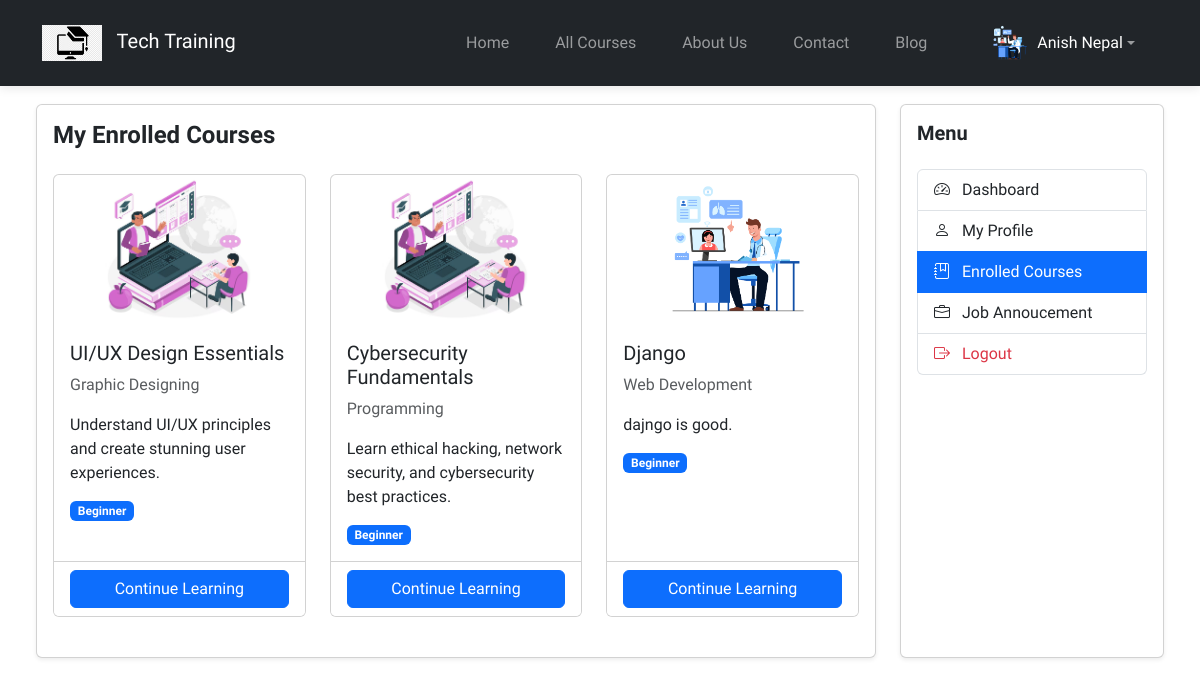
Screenshot of /student/enrolled_courses (signed in) with the database file from the repository.
### main_page_app/models.py (models this page shows, shortened)
class CustomUser(AbstractUser):
    USER_TYPE = (
        ("student", "Student"),
        ("instructor", "Instructor"),
    )
    user_type = models.CharField(max_length=100, choices=USER_TYPE, default="student")
    user_profile_image = models.ImageField(upload_to="images/profile_images/")
    phone = models.CharField(max_length=15, blank=True, null=True)
    address = models.TextField(blank=True, null=True)
    bio = models.TextField(blank=True, null=True)

class Courses(models.Model):
    CATEGORY_CHOICES = [
        ("programming", "Programming"),
        ("web development", "Web Development"),
        ("data science & analytics", "Data Science & Analytics"),
        ("graphic designing", "Graphic Designing"),
    ]
    SKILL_LEVEL = [
        ("beginner", "Beginner"),
        ("intermediate", "Intermediate"),
        ("advanced", "Advanced"),
    ]
    title = models.CharField(max_length=200)
    category = models.CharField(max_length=100, choices=CATEGORY_CHOICES)
    skill_level = models.CharField(max_length=100, choices=SKILL_LEVEL)
    description = models.TextField()
    syllabus = models.TextField(null=True)
    course_material = models.FileField(
        upload_to="course_materials/", blank=True, null=True
    )
    image = models.ImageField(upload_to="images/courses/", blank=True, null=True)
    price = models.DecimalField(max_digits=10, decimal_places=2)
    discount = models.PositiveIntegerField(default=0)
    instructor = models.ForeignKey(
        CustomUser,
        on_delete=models.CASCADE,
        limit_choices_to={"user_type": "instructor"},
        null=True,
    )
    duration = models.CharField(
        max_length=50, help_text="in months"
    )  # duration like 3 months
    enrollment_deadline = models.DateField()
    prerequisites = models.TextField(
        blank=True, null=True
    )  # (e.g., "Basic understanding of programming").
    special_offers = models.ManyToManyField(SpecialOffers, blank=True)
    course_rating = models.DecimalField(max_digits=3, decimal_places=2, default=0.0)
    is_new = models.BooleanField(default=True)
    is_active = models.BooleanField(default=True)
    created_at = models.DateTimeField(auto_now_add=True)
    updated_at = models.DateTimeField(auto_now=True)

### student_portal/views.py (the view)
# urls.py: path("enrolled_courses", enrolled_courses, name="enrolled_courses"),
def enrolled_courses(request):
    completed_payments = Payment.objects.filter(
        user=request.user, status="completed"
    ).select_related("course")
    enrolled_courses = [payment.course for payment in completed_payments]
    return render(
        request,
        "dashboard/enrolled_course.html",
        {"enrolled_courses": enrolled_courses},
    )

### student_portal/templates/dashboard/enrolled_course.html (shortened to what this page needs)
{% extends 'base2.html' %}
{% block content %}
{% load static %}
<div class="container-fluid">
  <div class="row p-4">
    <div class="col-md-9">
      <div class="card shadow-sm">
        <div class="card-body">
          <h4 class="fw-bold mb-4">My Enrolled Courses</h4>
          {% if enrolled_courses %}
            <div class="row">
              {% for course in enrolled_courses %}
                <div class="col-md-4 mb-4">
                  <div class="card h-100">
                    {% if course.image %}
                      <img src="{{ course.image.url }}" class="card-img-top img-fluid" alt="{{ course.title }}" style="height: 150px; object-fit: contain;">
                    {% else %}
                      <img src="{% static 'images/default.png' %}" class="card-img-top img-fluid" alt="Default Course Image" style="height: 150px; object-fit: contain;">
                    {% endif %}
                    <div class="card-body">
                      <h5 class="card-title">{{ course.title }}</h5>
                      <p class="card-text text-muted">{{ course.category|title }}</p>
                      <p class="card-text">{{ course.description|truncatechars:100 }}</p>
                      <div class="d-flex justify-content-between align-items-center">
                        <span class="badge bg-primary">{{ course.skill_level|title }}</span>
                      </div>
                    </div>
                    <div class="card-footer bg-white">
                      <a href="{% url 'course_detail' course.id %}" class="btn btn-primary w-100">Continue Learning</a>
                    </div>
                  </div>
                </div>
              {% endfor %}
            </div>
          {% else %}
            <div class="alert alert-info">
              You haven't enrolled in any courses yet. <a href="{% url 'courses' %}">Browse Courses</a>
            </div>
          {% endif %}
        </div>
      </div>
    </div>
    <div class="col-md-3 mt-md-0 mt-4">
      <div class="card shadow-sm h-100">
        <div class="card-body">
          <h5 class="fw-bold mb-4">Menu</h5>
          <div class="list-group">
            <a href="{% url 'dashboard' %}" class="list-group-item list-group-item-action">
              <i class="bi bi-speedometer2 me-2"></i> Dashboard
            </a>
            <a href="{% url 'myprofile' %}" class="list-group-item list-group-item-action">
              <i class="bi bi-person me-2"></i> My Profile
            </a>
            <a href="{% url 'enrolled_courses' %}" class="list-group-item list-group-item-action active">
              <i class="bi bi-journal-bookmark me-2"></i> Enrolled Courses
            </a>
            <a href="{% url 'job_listing' %}" class="list-group-item list-group-item-action">
              <i class="bi bi-briefcase me-2"></i> Job Annoucement
            </a>
            <a href="{% url 'logout' %}" class="list-group-item list-group-item-action text-danger">
              <i class="bi bi-box-arrow-right me-2"></i> Logout
            </a>
          </div>
        </div>
      </div>
    </div>
  </div>
</div>
{% endblock %}

### student_portal/templates/base2.html (shortened to what this page needs)
{% load static %}
<!DOCTYPE html>
<html lang="en">
  <head>
    <link
      href="https://cdn.jsdelivr.net/npm/bootstrap@5.3.0/dist/css/bootstrap.min.css"
      rel="stylesheet"
    />
    <link
      rel="stylesheet"
      href="https://cdn.jsdelivr.net/npm/bootstrap-icons@1.7.2/font/bootstrap-icons.css"
    />
    <link rel="stylesheet" href="https://cdn.jsdelivr.net/npm/alertifyjs@1.14.0/build/css/alertify.min.css">
    <link rel="stylesheet" href="https://cdn.jsdelivr.net/npm/alertifyjs@1.14.0/build/css/themes/default.min.css">
    <link href="https://cdnjs.cloudflare.com/ajax/libs/font-awesome/6.0.0-beta3/css/all.min.css" rel="stylesheet">
    <link rel="stylesheet" href="{% static 'css/styles.css' %}" />
    <link rel="stylesheet" href="{% static 'css/aos.css' %}" />
  </head>
  <body>
    <nav class="navbar navbar-expand-lg navbar-dark bg-dark fixed-top">
      <div class="container">
        <a class="navbar-brand" href="{% url 'home' %}">
          <img
            src="{% static 'images/logo.png' %}"
            alt="Logo"
            width="60"
            class="d-inline-block align-text-left"
          />
          Tech Training
        </a>
        <div class="collapse navbar-collapse" id="navbarNav">
          <ul class="navbar-nav ms-auto align-items-center">
            <li class="nav-item">
              <a class="nav-link {% if request.path == '/' %}active{% endif %}" aria-current="page" href="{% url 'home' %}"
                >Home</a
              >
            </li>
            <li class="nav-item">
              <a class="nav-link {% if request.path == '/courses' %}active{% endif %}" href="{% url 'courses' %}">All Courses</a>
            </li>
            <li class="nav-item">
              <a class="nav-link {% if request.path == '/about_us' %}active{% endif %}" href="{% url 'aboutus' %}">About Us</a>
            </li>
            <li class="nav-item">
              <a class="nav-link {% if request.path == '/contact' %}active{% endif %}" href="{% url 'contact' %}">Contact</a>
            </li>
            <li class="nav-item">
              <a class="nav-link {% if request.path == '/blogs' %}active{% endif %}" href="{% url 'blog_list' %}">Blog</a>
            </li>
            {% if user.is_authenticated %}
            <li class="nav-item dropdown ms-3">
                <a class="nav-link dropdown-toggle d-flex align-items-center" href="#" id="userDropdown" role="button" data-bs-toggle="dropdown" aria-expanded="false">
                    <img src="{% if user.user_profile_image %}{{ user.user_profile_image.url }}{% else %}{% static 'images/default-user.png' %}{% endif %}"
                         alt="Profile Image"
                         class="rounded-circle"
                         style="width: 40px; height: 40px; object-fit: cover;">
                    <span class="ms-2 text-white">{{ user.first_name }} {{ user.last_name }}</span>
                </a>
            </li>
            {% endif %}
          </ul>
        </div>
      </div>
    </nav>
    {% block content %}{% endblock %}
  </body>
</html>

### main_page_app/static/css/styles.css (style rules this page uses)
body { padding-top: 80px; font-family: var(--font-base), sans-serif; }
.navbar { padding: 15px 0; box-shadow: 0 2px 10px rgba(0, 0, 0, 0.1); }
.navbar-brand img { margin-right: 10px; }
.nav-link { margin: 0 15px; font-weight: 500; transition: all 0.3s ease; }
:root { --font-base: "Bai Jamjuree"; }
.card { transition: transform 0.3s ease, box-shadow 0.3s ease; }

### rows the page displays
CustomUser: user_profile_image (picture), first_name "Anish", last_name "Nepal"
Courses: title "UI/UX Design Essentials", category "Graphic Designing", description "Understand UI/UX principles and create stunning user experiences.", skill_level "Beginner"
Courses: title "Cybersecurity Fundamentals", category "Programming", description "Learn ethical hacking, network security, and cybersecurity best practices.", skill_level "Beginner"
Courses: image (picture), title "Django", category "Web Development", description "dajngo is good.", skill_level "Beginner"
